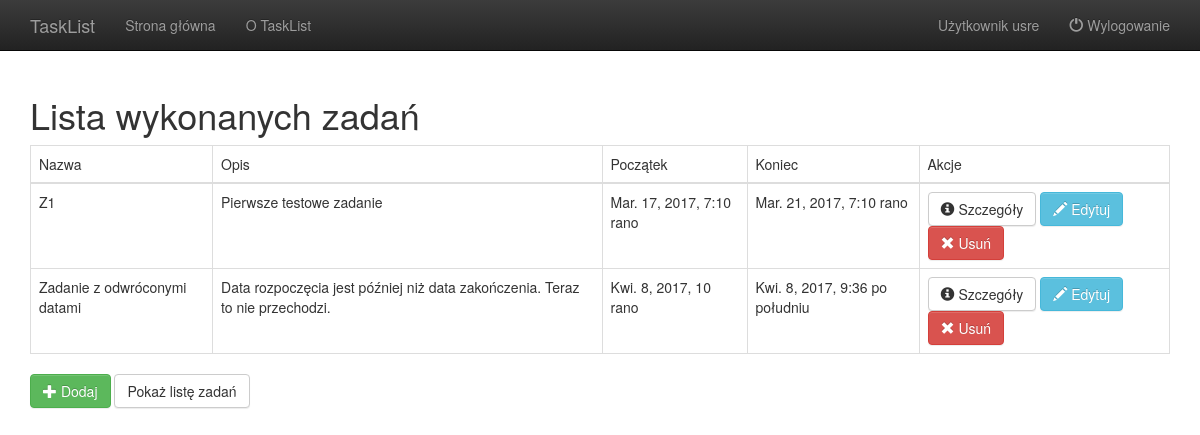
Before: /tasks/done/ (signed in) with the older database file.
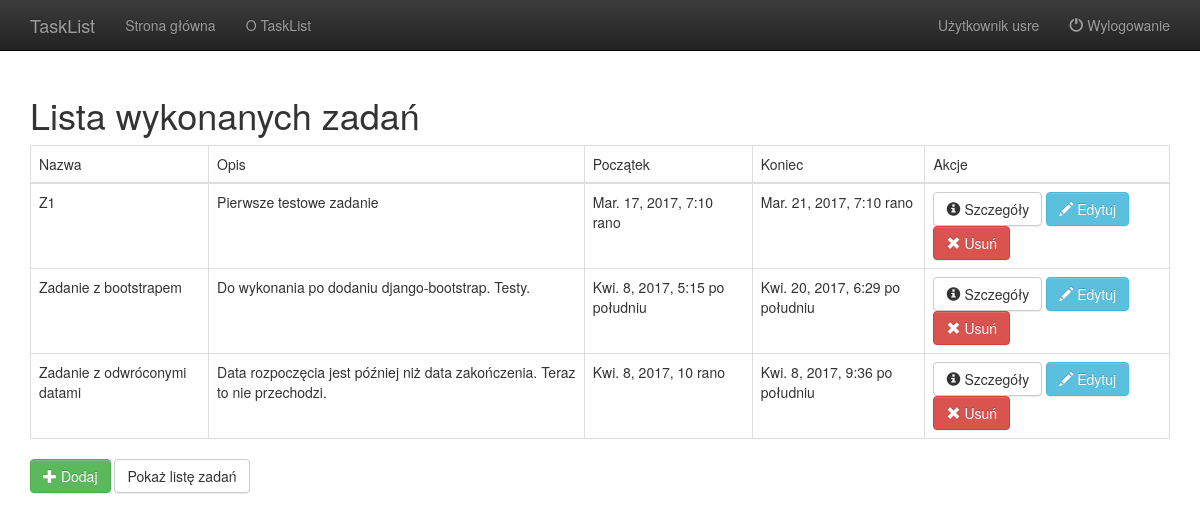
After: the same page with the newer database file.
### TaskList/models.py (models this page shows, shortened)
class Task(models.Model):
    user = models.ForeignKey(User)
    name = models.CharField(max_length=256)
    description = models.TextField(max_length=4000)
    start = models.DateTimeField(default=datetime.now)
    end = models.DateTimeField(default=datetime.now)
    done = models.BooleanField(default=False)

### TaskList/list_views.py (the view)
# urls.py: url(r'^tasks/done/$', list_views.TaskListFilteredByFlagDone.as_view(done=True), name='task_list_done'),
@method_decorator(login_required, 'dispatch')
class TaskListFilteredByFlagDone(ListView):
    done = True
    allow_empty = True
    template_name = "TaskList/task_list_filt.html"
    def get_queryset(self):
        return Task.objects.filter(user=self.request.user.pk, done=self.done)
    def get_context_data(self, **kwargs):
        context = super(TaskListFilteredByFlagDone, self).get_context_data(**kwargs)
        context['user'] = self.request.user
        return context

### TaskList/AuthenticationBackend.py (called while the page is built)
    def get_user(self, user_id):
        try:
            return User.objects.get(pk=user_id)
        except User.DoesNotExist:
            return None

### TaskList/templates/TaskList/task_list_filt.html (shortened to what this page needs)
{% extends "layout.html" %}
{% block content %}
	{% if view.done %}
	<h1>Lista wykonanych zadań</h1>
	{% else %}
	<h1>Lista zadań do zrobienia</h1>
	{% endif %}
	<table class="table table-bordered">
		<thead>
		<tr>
			<td>Nazwa</td><td>Opis</td><td>Początek</td><td>Koniec</td><td>Akcje</td>
		</tr>
		</thead>
		<tbody>
		{% for task in object_list %}
		<tr>
			<td>{{task.name}}</td><td>{{task.description}}</td><td>{{task.start}}</td><td>{{task.end}}</td>
			<td>
				<a class="btn btn-default" href="{% url 'task_details' task.id %}">
					<span class="glyphicon glyphicon-info-sign"></span>
					Szczegóły
				</a>
				<a class="btn btn-info" href="{% url 'task_edit' task.id %}">
					<span class="glyphicon glyphicon-pencil"></span>
					Edytuj
				</a>
				<a class="btn btn-danger" href="{% url 'task_delete' task.id %}">
					<span class="glyphicon glyphicon-remove"></span> Usuń
				</a>
			</td>
		</tr>
		{% empty %}
		<tr>
            Brak zadań {% if view.done %}wykonanych.{% else %}do wykonania.{% endif %}
		</tr>
		{% endfor %}
		</tbody>
	</table>
	<a class="btn btn-success" href="{% url 'task_new' %}"><span class="glyphicon glyphicon-plus"></span> Dodaj</a>
	<a class="btn btn-default" href="{% url 'task_list' %}">Pokaż listę zadań</a>
{% endblock %}

Changed rows visible on the page:
now on this page (row edited): Task: name "Zadanie z bootstrapem", description "Do wykonania po dodaniu django-bootstrap. Testy.", start "Kwi. 8, 2017, 5:15 po południu", end "Kwi. 20, 2017, 6:29 po południu"
